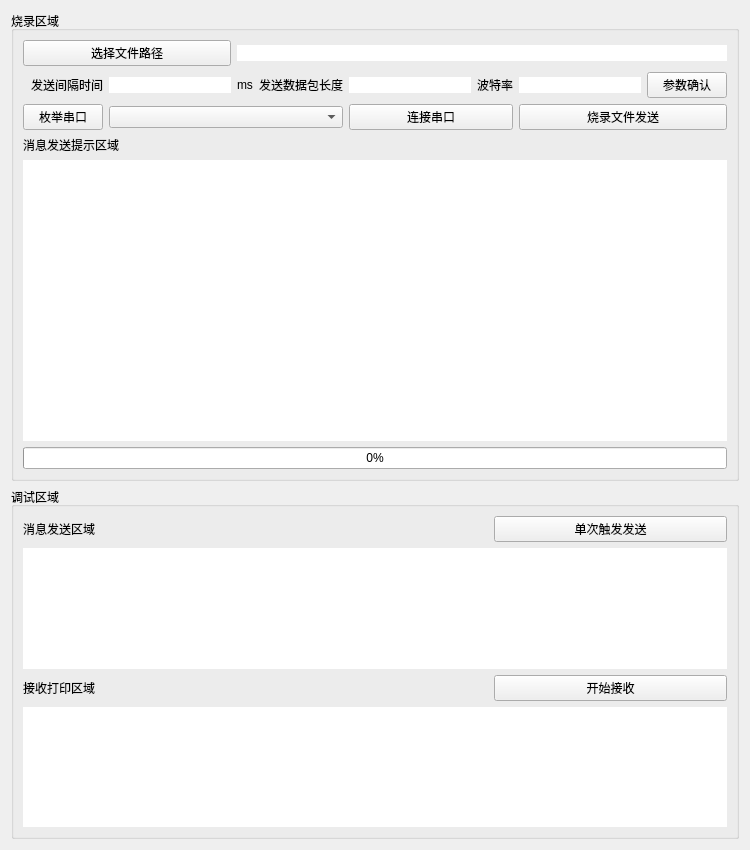
<?xml version="1.0" encoding="UTF-8"?>
<ui version="4.0">
 <class>uploadBin</class>
 <widget class="QWidget" name="uploadBin">
  <property name="geometry">
   <rect>
    <x>0</x>
    <y>0</y>
    <width>750</width>
    <height>850</height>
   </rect>
  </property>
  <property name="minimumSize">
   <size>
    <width>750</width>
    <height>850</height>
   </size>
  </property>
  <property name="windowTitle">
   <string>Form</string>
  </property>
  <property name="styleSheet">
   <string notr="true">QLineEdit { border: none; }
QPlainTextEdit{border: none; }</string>
  </property>
  <layout class="QVBoxLayout" name="verticalLayout_2" stretch="4,3">
   <item>
    <widget class="QGroupBox" name="groupBox_burn">
     <property name="title">
      <string>烧录区域</string>
     </property>
     <layout class="QVBoxLayout" name="verticalLayout">
      <item>
       <layout class="QGridLayout" name="gridLayout_2" rowstretch="0,0,0,0,0,0" columnstretch="0,1,0,0,1,0,1,0,0">
        <item row="2" column="4">
         <widget class="QLineEdit" name="lineEdit_pack_len">
          <property name="sizePolicy">
           <sizepolicy hsizetype="Preferred" vsizetype="Fixed">
            <horstretch>0</horstretch>
            <verstretch>0</verstretch>
           </sizepolicy>
          </property>
          <property name="focusPolicy">
           <enum>Qt::NoFocus</enum>
          </property>
          <property name="alignment">
           <set>Qt::AlignCenter</set>
          </property>
         </widget>
        </item>
        <item row="2" column="1">
         <widget class="QLineEdit" name="lineEdit_interval">
          <property name="sizePolicy">
           <sizepolicy hsizetype="Preferred" vsizetype="Fixed">
            <horstretch>0</horstretch>
            <verstretch>0</verstretch>
           </sizepolicy>
          </property>
          <property name="alignment">
           <set>Qt::AlignCenter</set>
          </property>
         </widget>
        </item>
        <item row="2" column="0">
         <widget class="QLabel" name="label_5">
          <property name="text">
           <string>发送间隔时间</string>
          </property>
          <property name="alignment">
           <set>Qt::AlignRight|Qt::AlignTrailing|Qt::AlignVCenter</set>
          </property>
         </widget>
        </item>
        <item row="5" column="0" colspan="9">
         <widget class="QPlainTextEdit" name="plainTextEdit_send">
          <property name="readOnly">
           <bool>true</bool>
          </property>
         </widget>
        </item>
        <item row="2" column="2">
         <widget class="QLabel" name="label_3">
          <property name="text">
           <string>ms</string>
          </property>
         </widget>
        </item>
        <item row="4" column="0" colspan="9">
         <widget class="QLabel" name="label_2">
          <property name="text">
           <string>消息发送提示区域</string>
          </property>
         </widget>
        </item>
        <item row="2" column="3">
         <widget class="QLabel" name="label_6">
          <property name="text">
           <string>发送数据包长度</string>
          </property>
          <property name="alignment">
           <set>Qt::AlignRight|Qt::AlignTrailing|Qt::AlignVCenter</set>
          </property>
         </widget>
        </item>
        <item row="3" column="6" colspan="3">
         <widget class="QPushButton" name="pushButton_send">
          <property name="text">
           <string>烧录文件发送</string>
          </property>
         </widget>
        </item>
        <item row="2" column="5">
         <widget class="QLabel" name="label_7">
          <property name="sizePolicy">
           <sizepolicy hsizetype="Fixed" vsizetype="Fixed">
            <horstretch>0</horstretch>
            <verstretch>0</verstretch>
           </sizepolicy>
          </property>
          <property name="text">
           <string>波特率</string>
          </property>
          <property name="alignment">
           <set>Qt::AlignRight|Qt::AlignTrailing|Qt::AlignVCenter</set>
          </property>
         </widget>
        </item>
        <item row="3" column="0">
         <widget class="QPushButton" name="pushButton_enum_com">
          <property name="text">
           <string>枚举串口</string>
          </property>
         </widget>
        </item>
        <item row="2" column="8">
         <widget class="QPushButton" name="pushButton_set_param">
          <property name="text">
           <string>参数确认</string>
          </property>
         </widget>
        </item>
        <item row="2" column="6" colspan="2">
         <widget class="QLineEdit" name="lineEdit_port">
          <property name="sizePolicy">
           <sizepolicy hsizetype="Preferred" vsizetype="Fixed">
            <horstretch>0</horstretch>
            <verstretch>0</verstretch>
           </sizepolicy>
          </property>
         </widget>
        </item>
        <item row="0" column="2" rowspan="2" colspan="7">
         <widget class="QLineEdit" name="lineEdit_file_path"/>
        </item>
        <item row="0" column="0" rowspan="2" colspan="2">
         <widget class="QPushButton" name="pushButton_choose_file_path">
          <property name="text">
           <string>选择文件路径</string>
          </property>
         </widget>
        </item>
        <item row="3" column="1" colspan="3">
         <widget class="QComboBox" name="comboBox_com"/>
        </item>
        <item row="3" column="4" colspan="2">
         <widget class="QPushButton" name="pushButton_link_com">
          <property name="text">
           <string>连接串口</string>
          </property>
         </widget>
        </item>
       </layout>
      </item>
      <item>
       <widget class="QProgressBar" name="progressBar">
        <property name="value">
         <number>0</number>
        </property>
       </widget>
      </item>
     </layout>
    </widget>
   </item>
   <item>
    <widget class="QGroupBox" name="groupBox_debug">
     <property name="title">
      <string>调试区域</string>
     </property>
     <layout class="QHBoxLayout" name="horizontalLayout">
      <item>
       <layout class="QGridLayout" name="gridLayout" rowstretch="0,1,0,1">
        <item row="3" column="0" colspan="3">
         <widget class="QPlainTextEdit" name="plainTextEdit_receive">
          <property name="readOnly">
           <bool>true</bool>
          </property>
         </widget>
        </item>
        <item row="1" column="0" colspan="3">
         <widget class="QPlainTextEdit" name="plainTextEdit_emit_send"/>
        </item>
        <item row="0" column="2">
         <widget class="QPushButton" name="pushButton_emit_send">
          <property name="text">
           <string>单次触发发送</string>
          </property>
         </widget>
        </item>
        <item row="0" column="0" colspan="2">
         <widget class="QLabel" name="label_4">
          <property name="text">
           <string>消息发送区域</string>
          </property>
         </widget>
        </item>
        <item row="2" column="0" colspan="2">
         <widget class="QLabel" name="label">
          <property name="text">
           <string>接收打印区域</string>
          </property>
         </widget>
        </item>
        <item row="2" column="2">
         <widget class="QPushButton" name="pushButton_receive">
          <property name="text">
           <string>开始接收</string>
          </property>
         </widget>
        </item>
       </layout>
      </item>
     </layout>
    </widget>
   </item>
  </layout>
 </widget>
 <resources/>
 <connections/>
</ui>
